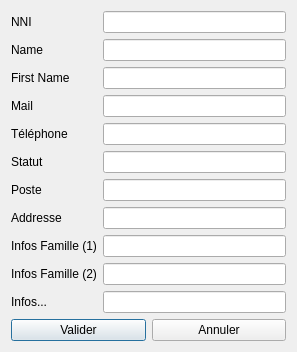
<?xml version="1.0" encoding="UTF-8"?>
<ui version="4.0">
 <class>AjouterDialog</class>
 <widget class="QDialog" name="AjouterDialog">
  <property name="geometry">
   <rect>
    <x>0</x>
    <y>0</y>
    <width>297</width>
    <height>315</height>
   </rect>
  </property>
  <property name="windowTitle">
   <string>Dialog</string>
  </property>
  <layout class="QVBoxLayout" name="verticalLayout">
   <item>
    <layout class="QFormLayout" name="formLayout">
     <item row="0" column="0">
      <widget class="QLabel" name="label_7">
       <property name="text">
        <string>NNI</string>
       </property>
      </widget>
     </item>
     <item row="0" column="1">
      <widget class="QLineEdit" name="lineEditID"/>
     </item>
     <item row="1" column="0">
      <widget class="QLabel" name="label_3">
       <property name="text">
        <string>Name</string>
       </property>
      </widget>
     </item>
     <item row="1" column="1">
      <widget class="QLineEdit" name="lineEditnom"/>
     </item>
     <item row="2" column="0">
      <widget class="QLabel" name="label">
       <property name="text">
        <string>First Name</string>
       </property>
      </widget>
     </item>
     <item row="2" column="1">
      <widget class="QLineEdit" name="lineEditprenom"/>
     </item>
     <item row="3" column="0">
      <widget class="QLabel" name="label_6">
       <property name="text">
        <string>Mail</string>
       </property>
      </widget>
     </item>
     <item row="3" column="1">
      <widget class="QLineEdit" name="lineEditmail"/>
     </item>
     <item row="5" column="0">
      <widget class="QLabel" name="label_8">
       <property name="text">
        <string>Statut</string>
       </property>
      </widget>
     </item>
     <item row="5" column="1">
      <widget class="QLineEdit" name="lineEditstatut"/>
     </item>
     <item row="7" column="0">
      <widget class="QLabel" name="label_2">
       <property name="text">
        <string>Addresse</string>
       </property>
      </widget>
     </item>
     <item row="7" column="1">
      <widget class="QLineEdit" name="lineEditadresse"/>
     </item>
     <item row="4" column="1">
      <widget class="QLineEdit" name="lineEditphone"/>
     </item>
     <item row="4" column="0">
      <widget class="QLabel" name="label_4">
       <property name="text">
        <string>Téléphone</string>
       </property>
      </widget>
     </item>
     <item row="6" column="1">
      <widget class="QLineEdit" name="lineEditposte"/>
     </item>
     <item row="6" column="0">
      <widget class="QLabel" name="label_5">
       <property name="text">
        <string>Poste</string>
       </property>
      </widget>
     </item>
     <item row="8" column="1">
      <widget class="QLineEdit" name="lineEditFamille1"/>
     </item>
     <item row="8" column="0">
      <widget class="QLabel" name="label_10">
       <property name="text">
        <string>Infos Famille (1)</string>
       </property>
      </widget>
     </item>
     <item row="10" column="1">
      <widget class="QLineEdit" name="lineEditcomment"/>
     </item>
     <item row="10" column="0">
      <widget class="QLabel" name="label_9">
       <property name="text">
        <string>Infos...</string>
       </property>
      </widget>
     </item>
     <item row="9" column="1">
      <widget class="QLineEdit" name="lineEditFamille2"/>
     </item>
     <item row="9" column="0">
      <widget class="QLabel" name="label_11">
       <property name="text">
        <string>Infos Famille (2)</string>
       </property>
      </widget>
     </item>
    </layout>
   </item>
   <item>
    <layout class="QHBoxLayout" name="horizontalLayout">
     <item>
      <widget class="QPushButton" name="validerButton">
       <property name="text">
        <string>Valider</string>
       </property>
      </widget>
     </item>
     <item>
      <widget class="QPushButton" name="annulerButton">
       <property name="text">
        <string>Annuler</string>
       </property>
      </widget>
     </item>
    </layout>
   </item>
  </layout>
 </widget>
 <resources/>
 <connections/>
</ui>
